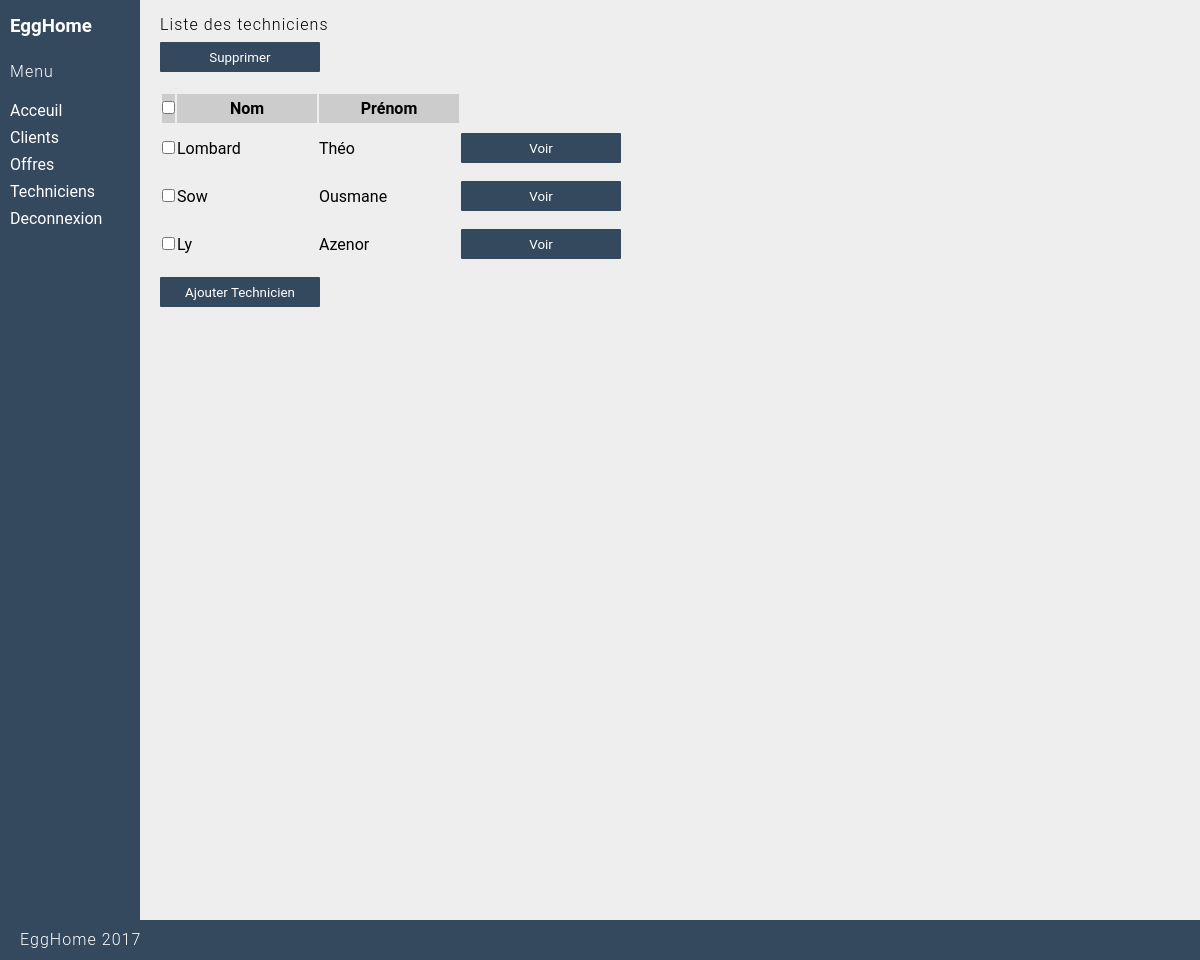
Page /service_client/gestion_technicien (signed in) on the committed database.
### tables this page shows
CREATE TABLE `technicien` (
  `id` int(11) NOT NULL,
  `nom` varchar(45) DEFAULT NULL,
  `prenom` varchar(45) DEFAULT NULL,
  `localisation` varchar(45) DEFAULT NULL,
  `telephone` varchar(50) DEFAULT NULL,
  `id_utilisateur` int(11) NOT NULL
);

### application/controller/service_client.php (called while the page is built, shortened)
<?php
class Service_client extends Controller
{
    public function gestion_technicien()
    {
        $techniciens = Technicien::show_techniciens();
        require APP . 'view/_templates/head.php';
        require APP . 'view/service_client/includes/sidebar.php';
        require APP . 'view/service_client/gestion_technicien.php';
        require APP . 'view/_templates/footer.php';
    }
}

### public/index.php (called while the page is built, shortened)
<?php
require APP . 'core/database/database.php';
require APP . 'core/database/database_object.php';
$database = new Database();
$app = new Application();

### application/core/database/database.php (called while the page is built, shortened)
<?php
class Database {
	public $connection;
	function open_db_connection() {
        $options = array(PDO::ATTR_DEFAULT_FETCH_MODE => PDO::FETCH_OBJ, PDO::ATTR_ERRMODE => PDO::ERRMODE_WARNING);
        try {
	        $this->connection = new PDO(DB_TYPE . ':host=' . DB_HOST . ';dbname=' . DB_NAME . ';charset=' . DB_CHARSET, DB_USER, DB_PASS, $options);
        } catch (PDOException $e) {
            die("database connection failed" . $this->connection->errorInfo());
        }
	}
	public function query($sql) {
        $query = $this->connection->prepare($sql);
        $result = $query->execute();
		return $query;
	}
}

### application/core/database/database_object.php (called while the page is built, shortened)
<?php
class Db_object {
	static public function find_all() {
		return static::find_by_query("SELECT * FROM " . static::$db_table . " ");
	}
	static public function find_by_query($sql) {
		return static::instanciate($sql);
	}
	static public function instanciate($sql) {
		global $database;
		$object_array = array();
		$calling_class = get_called_class();
		$result_set = $database->query($sql);
		while ($row = $result_set->fetchObject($calling_class))
			$object_array[] = $row;
		return $object_array;
	}
}

### application/model/technicien.php (called while the page is built, shortened)
<?php
class Technicien extends Db_object
{
    public static function show_techniciens(){
        $results = self::find_all();
        return $results;
    }
}

### application/view/service_client/gestion_technicien.php (the view, shortened to what this page needs)
<div class="dashboard-content">
	<div class="Liste">
		<p>Liste des techniciens</p>
		<button name ="Supprimer" class="Supprimer_btn">Supprimer</button>
		<table class="table spacer-small">
			<form method="POST" action="<?php echo URL; ?>service_client/gestion_technicien" class="formulaire">
			<thead>
				<tr class="first">
					<td><input type="checkbox" id="selectAllBoxes"></td>
					<th>Nom</th>
					<th>Prénom</th>
				</tr>
			</thead>
				<tbody>
				<?php foreach ($techniciens as $technicien): ?>
					<tr>
						<td><input type="checkbox" class="checkBoxes" value = "<?php echo $technicien->id ?>" name="checkBoxArray[]"></td>
						<td><?php echo $technicien->nom ?></td>
						<td><?php echo $technicien->prenom ?></td>
						<td><button name ="Voir" class="Voir_btn" value = "<?php echo $technicien->id ?>">Voir</button></td>
					</tr>
				<?php endforeach ?>
			</tbody>
			</form>
		</table>
		<button name="Modifier_client_btn" class="Modifier_client_btn">Ajouter Technicien</button>
	</div>
</div>

### public/css/style.css (style rules this page uses)
* { margin: 0; padding: 0; box-sizing: border-box; font-family: "Roboto", sans-serif; }
p { font-weight: 300; letter-spacing: 1.05px; }
body { margin-bottom: -40px; margin: 0 0 40px; background-color: #EEE; }
html { position: relative; min-height: 100%; }
.dashboard-content { padding: 10px; padding-top: 15px; padding-left: 160px; min-width: 100%; }
.spacer-small { margin-top: 12px; }
button { margin-top: 8px; margin-bottom: 8px; height: 30px; width: 100px; }
button, input[type='submit'] { background-color: #34495e; border-radius: 1px; border-width: 0px; margin-top: 8px; margin-bottom: 8px; min-width: 160px; padding: 4px; height: 30px; color: white; }
.table th { margin: 0; min-width: 140px; padding: 5px; border: none; }
.table .first { background-color: #ccc; }

### rows in the picture
technicien: nom "Lombard", prenom "Théo", $technicien->id 1 (drawn)
technicien: nom "Sow", prenom "Ousmane", $technicien->id 12 (drawn)
technicien: nom "Ly", prenom "Azenor", $technicien->id 13 (drawn)
